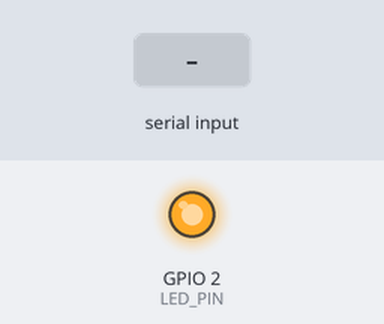
Simulated run of this sketch. Board: ESP32. On the bench: output pins drawn as LEDs (lit = HIGH). The inputs (shaded band) are chosen by the test bench. Random numbers use the default seed unless the sketch sets one; EEPROM starts erased; what the sketch prints to the serial monitor is not drawn.

Above: at 0.1 s.
At 1.4 s:
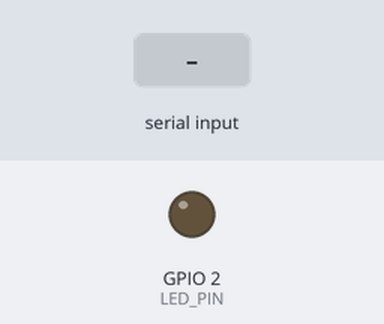
1.5 s: "GET_MAC\n" received over Serial
3.0 s: "GET_SECRET\n" received over Serial
At 4.1 s:
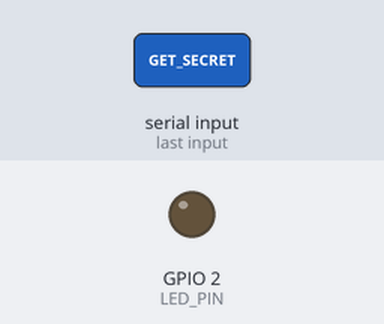
4.5 s: "PING\n" received over Serial
Timing chart, 0 to 7.5 s (numbered marks = the images above; inputs shaded):
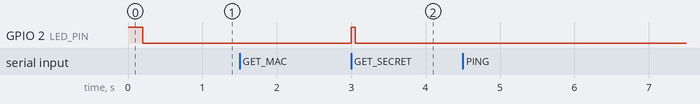

Measured:
- after the input at 1.5 s, every drawn part: stays the same
- after the input at 3.0 s, GPIO 2 (LED_PIN): LOW → HIGH at once, → LOW 0.05 s later
- after the input at 4.5 s, every drawn part: stays the same

The sketch:

esp32_firmware.ino
```cpp
/*
 * esp32_firmware.ino
 * ------------------
 * Hardware-bound DRM — ESP32 side.
 *
 * Responsibilities:
 *   1. Store a unique device secret in NVS (Non-Volatile Storage) with
 *      flash encryption enabled so it cannot be read off the chip with
 *      a flash reader.
 *   2. Expose the device MAC address + a signed challenge response over
 *      USB Serial so the host launcher can identify this exact unit.
 *
 * Flash encryption should be enabled via `idf.py menuconfig` or the
 * Arduino ESP32 security fuses before provisioning.
 *
 * Communication protocol (newline-terminated ASCII over Serial 115200 baud):
 *   Host sends:  "GET_MAC\n"
 *   Device sends: "MAC:<xx:xx:xx:xx:xx:xx>\n"
 *
 *   Host sends:  "GET_SECRET\n"
 *   Device sends: "SECRET:<hex_string>\n"
 *      (32-byte secret stored in NVS, hex-encoded → 64 hex chars)
 *
 *   Host sends:  "PING\n"
 *   Device sends: "PONG\n"
 *
 * Dependencies:
 *   Board: esp32 by Espressif (Arduino IDE board manager)
 *   Libraries: Preferences (built-in with ESP32 core)
 */

#include <Arduino.h>
#include <Preferences.h>
#include <esp_system.h>
#include <esp_mac.h>

// ── Configuration ─────────────────────────────────────────────────────────────

// NVS namespace and key for the device secret
#define NVS_NAMESPACE   "drm_store"
#define NVS_KEY_SECRET  "dev_secret"

// Length of the device secret in bytes
#define SECRET_LEN      32

// Serial baud rate
#define BAUD_RATE       115200

// Onboard LED pin (active-HIGH on most ESP32 DevKit boards)
#define LED_PIN         2

// ── Globals ───────────────────────────────────────────────────────────────────

Preferences prefs;
uint8_t     g_secret[SECRET_LEN];
char        g_mac_str[18];   // "AA:BB:CC:DD:EE:FF\0"

// ── Helper: byte array → hex string ──────────────────────────────────────────

void bytes_to_hex(const uint8_t *data, size_t len, char *out) {
    for (size_t i = 0; i < len; i++) {
        sprintf(out + i * 2, "%02x", data[i]);
    }
    out[len * 2] = '\0';
}

// ── Setup ─────────────────────────────────────────────────────────────────────

void setup() {
    Serial.begin(BAUD_RATE);
    pinMode(LED_PIN, OUTPUT);

    // Blink once to signal boot
    digitalWrite(LED_PIN, HIGH);
    delay(200);
    digitalWrite(LED_PIN, LOW);

    // ── Read MAC address ──────────────────────────────────────────────────
    uint8_t mac[6];
    esp_efuse_mac_get_default(mac);          // base MAC from eFuse
    snprintf(g_mac_str, sizeof(g_mac_str),
             "%02X:%02X:%02X:%02X:%02X:%02X",
             mac[0], mac[1], mac[2], mac[3], mac[4], mac[5]);

    // ── Load or provision device secret from NVS ──────────────────────────
    prefs.begin(NVS_NAMESPACE, false);       // read-write mode

    size_t stored_len = prefs.getBytesLength(NVS_KEY_SECRET);

    if (stored_len != SECRET_LEN) {
        // First boot — generate a random secret and persist it
        // esp_fill_random uses the hardware RNG
        esp_fill_random(g_secret, SECRET_LEN);
        prefs.putBytes(NVS_KEY_SECRET, g_secret, SECRET_LEN);
        Serial.println("INFO:First boot — secret provisioned to NVS");
    } else {
        prefs.getBytes(NVS_KEY_SECRET, g_secret, SECRET_LEN);
        Serial.println("INFO:Secret loaded from NVS");
    }

    prefs.end();

    Serial.print("INFO:MAC=");
    Serial.println(g_mac_str);
    Serial.println("INFO:DRM firmware ready. Awaiting commands.");
}

// ── Command handler ───────────────────────────────────────────────────────────

void handle_command(const String &cmd) {
    if (cmd == "GET_MAC") {
        Serial.print("MAC:");
        Serial.println(g_mac_str);

    } else if (cmd == "GET_SECRET") {
        char hex_buf[SECRET_LEN * 2 + 1];
        bytes_to_hex(g_secret, SECRET_LEN, hex_buf);
        Serial.print("SECRET:");
        Serial.println(hex_buf);

        // Brief LED flash to indicate secret was read
        digitalWrite(LED_PIN, HIGH);
        delay(50);
        digitalWrite(LED_PIN, LOW);

    } else if (cmd == "PING") {
        Serial.println("PONG");

    } else {
        Serial.print("ERROR:Unknown command: ");
        Serial.println(cmd);
    }
}

// ── Main loop ─────────────────────────────────────────────────────────────────

void loop() {
    if (Serial.available()) {
        // Read until newline — commands are newline-terminated
        String line = Serial.readStringUntil('\n');
        line.trim();   // strip CR/LF/spaces
        if (line.length() > 0) {
            handle_command(line);
        }
    }
}
```
